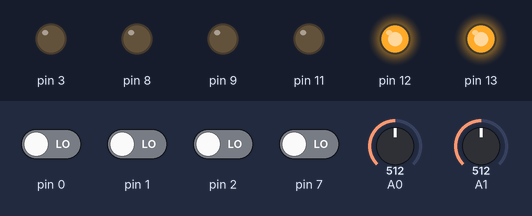
Bench run of a program on a simulated Arduino Leonardo, built with avr-gcc and run on an emulated ATmega32U4. On the bench: output pins drawn as LEDs (lit = HIGH). The inputs (shaded band) are chosen by the test bench; at power-on: pin 0–2, pin 7 LOW, A0 = 512, A1 = 512.

Above: at 0.1 s.
Timing chart, 0 to 1.6 s (numbered marks = the images above):
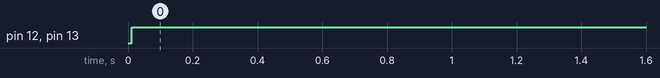

The program:

main.cpp
```cpp
#include <Arduino.h>

#include "itHandler.h"
#include "speedController.h"
#include "motorSpeed.h"

static inline unsigned long getMicros(void);

static ItSignal_t itSignals[] = {
	{
		"speedA",
		ItValueType_Float,
		(void (*)(void)) getMotorAngularSpeed_1,
		(void (*)(void)) setAngularSpeed_A
	},
	{
		"speedB",
		ItValueType_Float,
		(void (*)(void)) getMotorAngularSpeed_2,
		(void (*)(void)) setAngularSpeed_B
	}
};

static const unsigned char ItSignalCount = sizeof(itSignals) / sizeof(itSignals[0]);

static unsigned long currentMicros;
static unsigned long lastMicros;
static const unsigned long SamplingTimeMicros = 0.01e6;

void setup(void){
	itHandlerInit(getMicros, itSignals, ItSignalCount);
	initSpeedController(((float)SamplingTimeMicros)/1e6);
	lastMicros = micros();
}

void loop(void){
	currentMicros = micros();
	if(currentMicros - lastMicros < SamplingTimeMicros){
		return;
	}
	lastMicros = currentMicros;
	speedControllerTick();
	itHandlerTick();
}

static unsigned long getMicros(void){
	return currentMicros;
}
```

Measured:
- by itself, pin 12, pin 13: LOW → HIGH at 0.01 s
